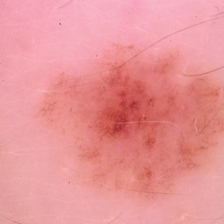
#> input picture data/train/benign/1016.jpg, 224 x 224 px, found by its file name; its folder holds 4 pictures in this run
$ jupyter execute --allow-errors modelo_SVC.ipynb   (shell and % lines are left out)
#> lines starting #> are read from the running program, lines starting #| are printed output that depends on the picture
<a href="https://colab.research.google.com/github/dangalmar/TFG_Imagenes_Medicas/blob/main/modelo_SVC.ipynb" target="_parent"></a>

[cell 1]
from mpl_toolkits.mplot3d import Axes3D
from sklearn.preprocessing import StandardScaler

import os

import matplotlib.pyplot as plt
import numpy as np
import pandas as pd
import os
from glob import glob
import seaborn as sns
from PIL import Image
from sklearn.svm import SVC
from sklearn.metrics import accuracy_score

[cell 2]
folder_benign_train = '/content/drive/MyDrive/TFG/data/train/benign'
folder_malignant_train = '/content/drive/MyDrive/TFG/data/train/malignant'

folder_benign_test = '/content/drive/MyDrive/TFG/data/test/benign'
folder_malignant_test = '/content/drive/MyDrive/TFG/data/test/malignant'

read = lambda imname: np.asarray(Image.open(imname).convert("RGB"))
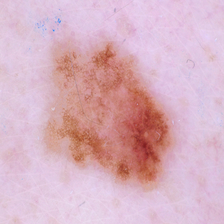
#> input picture data/train/benign/1091.jpg, 224 x 224 px, found by its file name
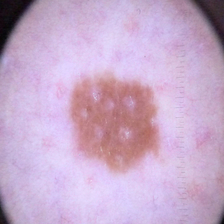
#> input picture data/train/benign/1131.jpg, 224 x 224 px, found by its file name
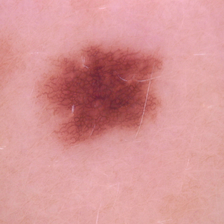
#> input picture data/train/benign/1137.jpg, 224 x 224 px, found by its file name

# Cargamos las imagenes de entrenamiento
ims_benign = [read(os.path.join(folder_benign_train, filename)) for filename in os.listdir(folder_benign_train)]
X_benign = np.array(ims_benign, dtype='uint8')
#> (the rest of this cell did not finish here and is left out)
